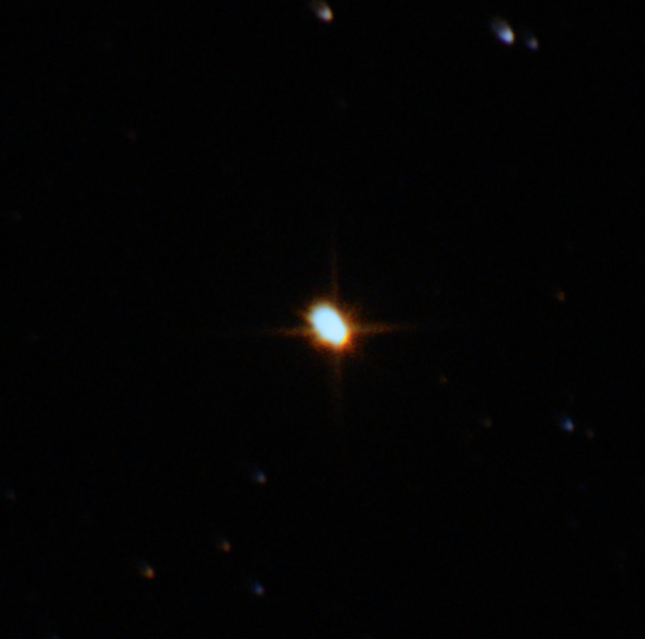
#> input picture DIY/DATA_DIY/noice_red/m46_good_done111.png, 1290 x 1277 px, found by its file name (shown at 1/2 size)
$ python SVD_star_denoising.py
#> lines starting #> are read from the running program, lines starting #| are printed output that depends on the picture
import numpy as np
import cv2
import matplotlib.pyplot as plt
from mpl_toolkits.mplot3d import Axes3D


def svd_noise_reduction(image, rank):
    """
    Perform SVD-based noise reduction on a grayscale image.

    Parameters:
        image (ndarray): Grayscale image as a 2D NumPy array.
        rank (int): Number of singular values to keep.

    Returns:
        ndarray: Denoised grayscale image (uint8).
    """
    # Perform Singular Value Decomposition
    U, S, Vt = np.linalg.svd(image, full_matrices=False)

    S_reduced = np.zeros_like(S) # matrix filled with 0
    S_reduced[:rank] = S[:rank]

    # Reconstruct the image using reduced singular values
    noise_reduced_image = np.dot(U, np.dot(np.diag(S_reduced), Vt))

    # Clip pixel values to valid range [0, 255], some values may be outside the range
    noise_reduced_image = np.clip(noise_reduced_image, 0, 255)

    # Cut out decimal places to unsigned 8-bit integer for display
    return noise_reduced_image.astype(np.uint8)

def add_gaussian_noise(image, mean=0, sigma=20):
    noise = np.random.normal(mean, sigma, image.shape)
    noisy = image + noise
    noisy = np.clip(noisy, 0, 255)
    return noisy.astype(np.uint8)

# Load a image
image_path = "m46_good_done111.png"
noisy_image = cv2.imread(image_path, cv2.IMREAD_GRAYSCALE) # make image gray
#> noisy_image: shape (1277, 1290); min 0, max 228, mean 1.3

# cutour a portion for good reduction, and to generate column plots
row_start, row_end = 500, 800
col_start, col_end = 380, 1300

original_slice = noisy_image[row_start:row_end, :]
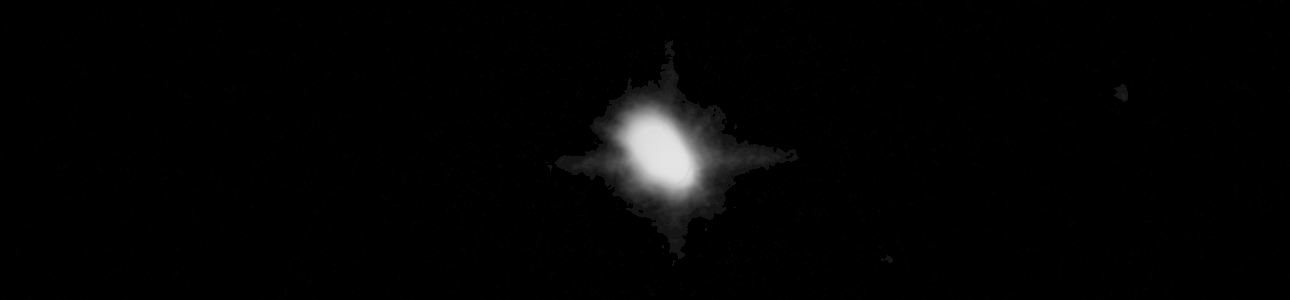
#> original_slice: shape (300, 1290); min 0, max 228, mean 4.2
noisy_image = add_gaussian_noise(original_slice, sigma=25)
#> in add_gaussian_noise, `noisy = image + noise`:
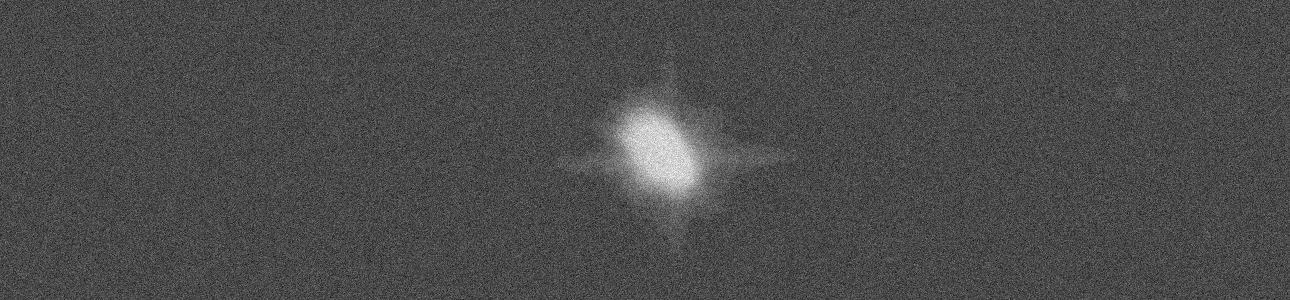
#> noisy: shape (300, 1290) float64; min -121.3, max 302, mean 4.2; drawn with min black and max white
#> in add_gaussian_noise, `noisy = np.clip(noisy, 0, 255)`:
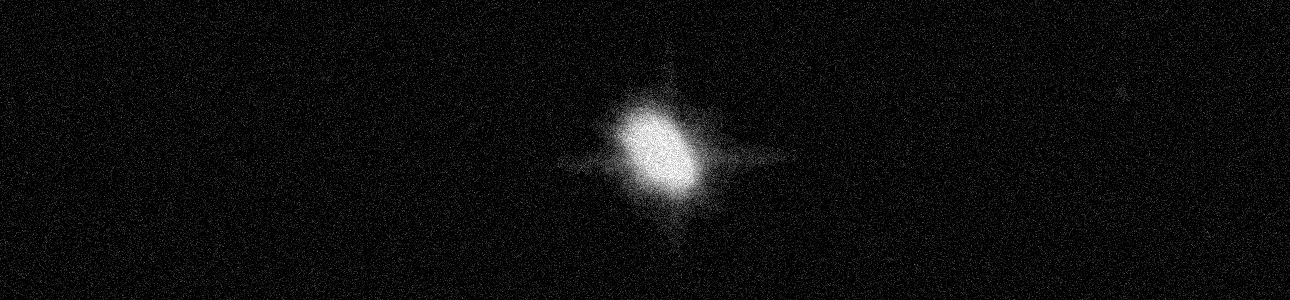
#> noisy: shape (300, 1290) float64; min 0, max 255, mean 13.6
plt.imshow(noisy_image, cmap="gray"); plt.show()

# Set desired rank for noise reduction
rank = 20
# Apply SVD noise reduction
noise_reduced_image = svd_noise_reduction(noisy_image, rank)
#> in svd_noise_reduction, `U, S, Vt = np.linalg.svd(image, full_matrices=False)`:
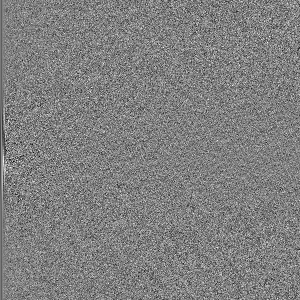
#> U: shape (300, 300) float64; min -0.264, max 0.26, mean -0.000276; drawn with min black and max white
#> in svd_noise_reduction, `U, S, Vt = np.linalg.svd(image, full_matrices=False)`:
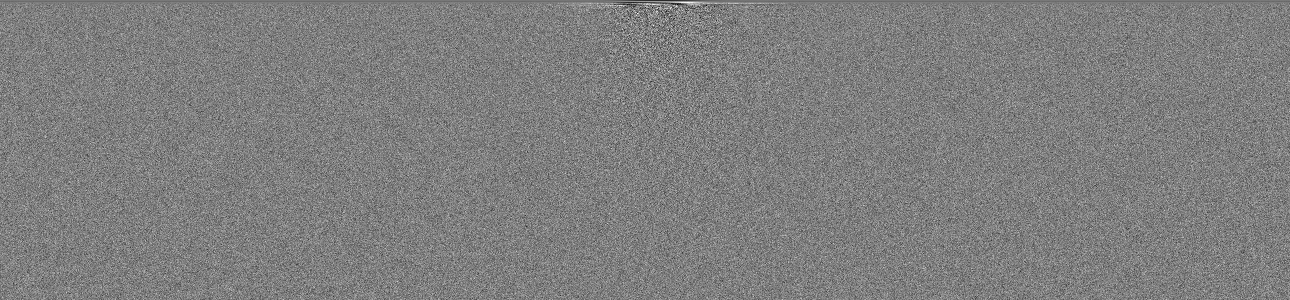
#> Vt: shape (300, 1290) float64; min -0.182, max 0.183, mean -0.000116; drawn with min black and max white
#> in svd_noise_reduction, `U, S, Vt = np.linalg.svd(image, full_matrices=False)`: S = 300 values, max 15084.2 at index 0, min 282.4 at index 299, mean 595.5
#> in svd_noise_reduction, `noise_reduced_image = np.dot(U, np.dot(np.diag(S_reduced), Vt))`:
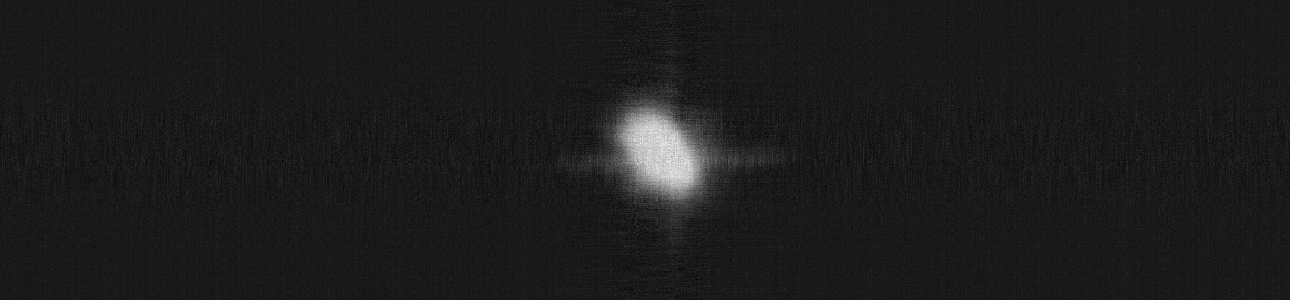
#> noise_reduced_image: shape (300, 1290) float64; min -20.09, max 279.6, mean 13.3; drawn with min black and max white

'''
# for showing image side by side
plt.figure(figsize=(12, 6))

# LEFT: original sliced region
plt.subplot(1, 2, 1)
plt.title("Original Sliced Image")
plt.imshow(noisy_image, cmap="gray")
plt.axis("off")

# RIGHT: SVD noise reduced region
plt.subplot(1, 2, 2)
plt.title(f"SVD Noise-Reduced Image (rank={rank})")
plt.imshow(noise_reduced_image, cmap="gray")
plt.axis("off")

plt.tight_layout()
plt.show()
'''

# Pick a random column to visualize intensity noise reduction
col_idx =  650 #np.random.randint(0, noisy_image.shape[1])
print(f"Selected column index: {col_idx}")

col_original = noisy_image[30:, col_idx]
#> col_original = 270 values, max 255 at index 124, min 0 at index 1, mean 75.81
col_recon = noise_reduced_image[30:, col_idx]
#> col_recon = 270 values, max 244 at index 99, min 0 at index 30, mean 75.16

plt.figure(figsize=(13, 5))
plt.plot(col_original,color= 'black', label='Original')
plt.plot(col_recon,color = 'orange', label=f'Reconstructed (k={rank})')
plt.title(f'Column {col_idx}: Intensity vs Row Index')
plt.xlabel('Row index')
plt.ylabel('Intensity (0-1)')
plt.legend(); plt.grid(True); plt.show()
#> after `plt.legend()`:
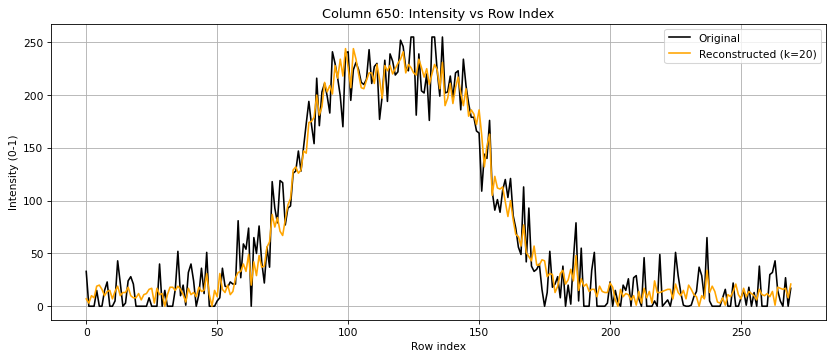
#> figure drawn by matplotlib, 1 panel; curve peaks at x = 124, y = 255; curve peaks at x = 99, y = 244

$ run again, with DIY/DATA_DIY/noice_red/svd_rank_10.png copied over DIY/DATA_DIY/noice_red/m46_good_done111.png
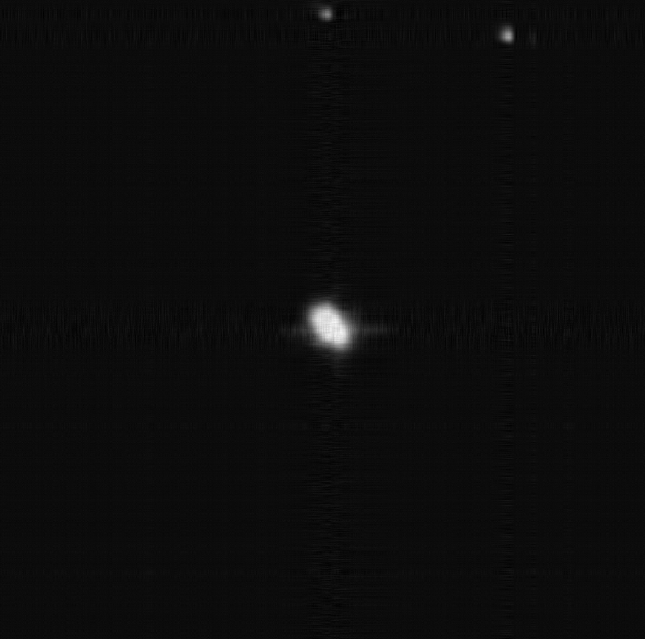
#> input picture DIY/DATA_DIY/noice_red/svd_rank_10.png, 1290 x 1277 px, found by its file name (shown at 1/2 size)
#> noisy_image is the input picture: shape (1277, 1290); min 0, max 253, mean 12.3
#> in svd_noise_reduction, `U, S, Vt = np.linalg.svd(image, full_matrices=False)`:
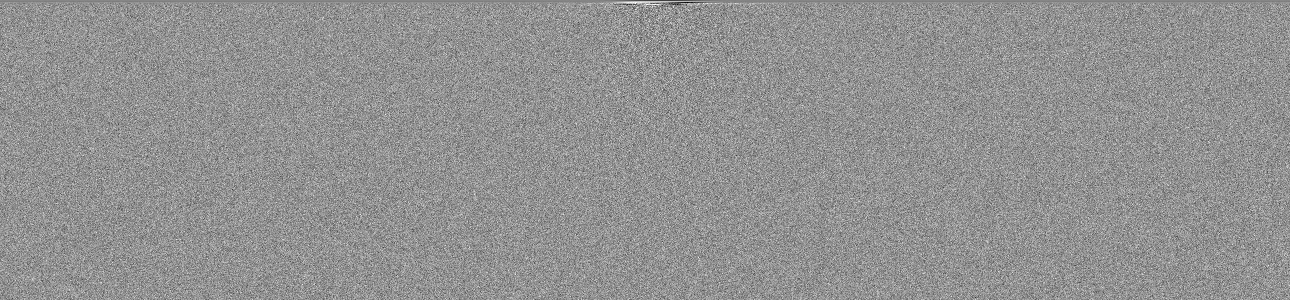
#> Vt: shape (300, 1290) float64; min -0.192, max 0.142, mean -0.000126; drawn with min black and max white
#> S = 300 values, max 16353.3 at index 0, min 345.1 at index 299, mean 723.2
#> col_original = 270 values, max 255 at index 124, min 0 at index 2, mean 79.92
#> col_recon = 270 values, max 236 at index 114, min 1 at index 26, mean 79.07
#> `plt.legend()`:
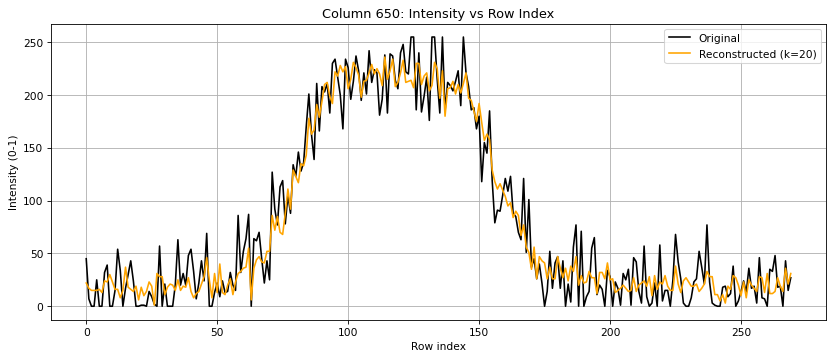
#> figure drawn by matplotlib, 1 panel; curve peaks at x = 124, y = 255; curve peaks at x = 114, y = 236
